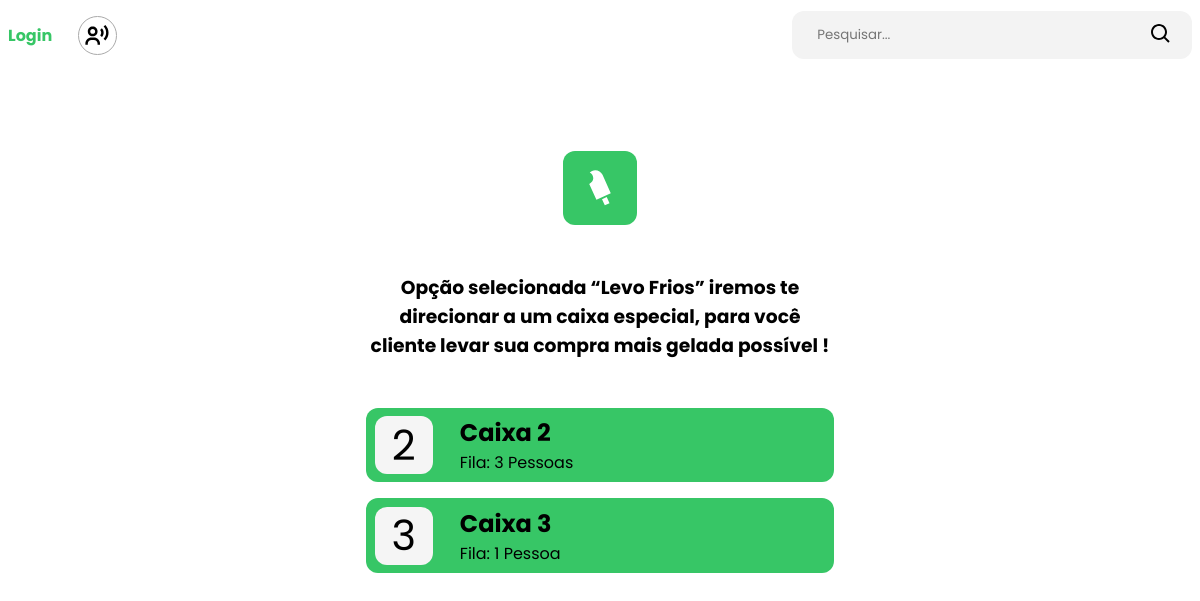
Page /frios on the committed database.
### supermarket/models.py (models this page shows, shortened)
class Caixas(models.Model):
    number = models.IntegerField(help_text="Número de identificação do caixa")
    available = models.BooleanField(default=True) # disponivel
    line = models.IntegerField(help_text="Número de pessoas na fila") # fila
    waiting_time = models.IntegerField(help_text="Tempo de espera") # tempo de espera
    option = models.CharField(max_length=24, choices=CAIXA_CHOICES, default="presente")

### supermarket/views.py (the view)
# urls.py: path('frios', views.frios, name="frios"),
def frios(request):
    context = {"caixas": Caixas.objects.filter(option="frios")}
    return render(request, "core/frios.html", context)

### supermarket/templates/core/frios.html (shortened to what this page needs)
{% extends 'core/layout.html' %}
{% load static %}
{% block body %}
  <section class="services-page">
    <div class="services__icon">
      <img src="{% static 'img/icon/ice.svg' %}" alt="Frios" />
    </div>
    <h3>Opção selecionada “Levo Frios”
      iremos te direcionar
      a um caixa especial, para
      você cliente levar sua compra
      mais gelada possível !</h3>
    {% for caixa in caixas %}
      <div class="caixa">
        <div class="caixa__number">
          {{caixa.number}}
        </div>
        <div class="caixa__main">
          <div class="caixa__name">
            <h2>Caixa {{caixa.number}}</h2>
          </div>
          <div class="caixa__fila">
            <div class="caixa__fila">
              {% if caixa.available == True %}
                <p>Disponivel</p>
              {% else %}
                <p>Fila: {{caixa.line}} {% if caixa.line == 1 %} Pessoa {% else %} Pessoas {% endif %}</p>
              {% endif %}
            </div>
          </div>
        </div>
      </div>
    {% endfor %}
  </section>
{% endblock body %}

### supermarket/static/css/styles.css (style rules this page uses)
*, html, body { outline: none; -webkit-box-sizing: border-box; box-sizing: border-box; margin: 0; padding: 0; }
body, html, input { font-family: 'Poppins', sans-serif; }
.services__icon { background-color: #37C666; border-radius: 12px; padding: 1em; width: 74px; height: 74px; -webkit-transition: all 442ms ease-in-out; transition: all 442ms ease-in-out; }
.caixa { background-color: #37C666; border-radius: 12px; display: -webkit-box; display: -ms-flexbox; display: flex; -webkit-box-pack: justify; -ms-flex-pack: justify; justify-content: space-between; -webkit-box-align: center; -ms-flex-align: center; align-items: center; -webkit-transition: all 442ms ease-in-out; transition: all 442ms ease-in-out; }
.caixa .caixa__main { width: 80%; }
.caixa .caixa__number { display: -webkit-box; display: -ms-flexbox; display: flex; -webkit-box-pack: center; -ms-flex-pack: center; justify-content: center; -webkit-box-align: center; -ms-flex-align: center; align-items: center; background-color: #f5f5f5; width: 58px; height: 58px; margin: .2em; text-align: center; border-radius: 12px; font-size: 2.6rem; }
.caixa:not(:first-child) { margin: 1em 0; }
.services-page { width: 100%; }
@media (min-width: 768px) { .services-page { width: 40%; margin: 5rem auto; } }
.services-page .services__icon { margin: 2rem auto; }
.services-page h3 { margin: 3rem 0; text-align: center; }

### rows in the picture
Caixas: number "2", line "3", shows "Pessoas"
Caixas: number "3", line "1", shows "Pessoa"
